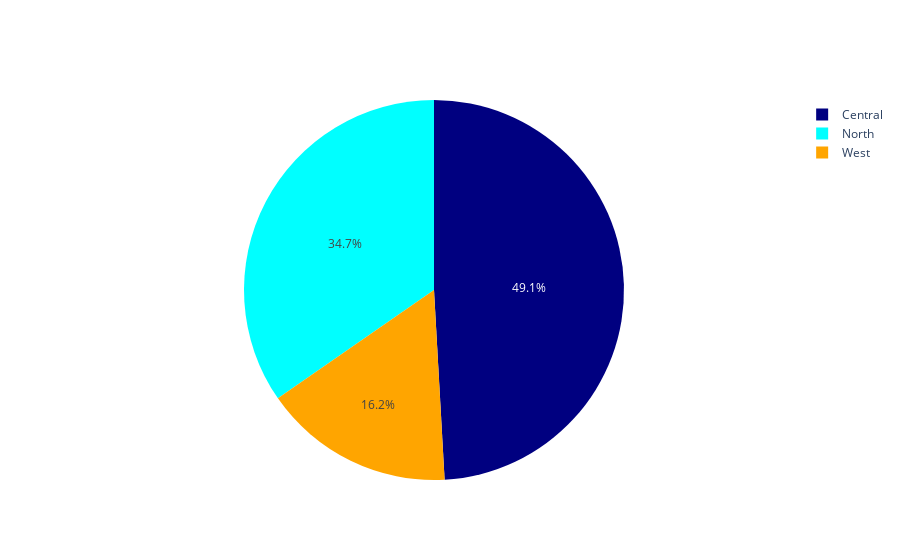

Notebook code for this chart:
### Markdown cell above
## 8. Percentage sales by category

### Code cell
warehouse = sales.groupby('warehouse')['total'].sum()
trace = go.Pie(
    labels=warehouse.index,
    values=warehouse.values,
    marker=dict(colors=['navy', 'cyan', 'orange', 'lightgrey'],)
)
fig = go.Figure(data=[trace])
po.iplot(fig)

### Figure 1 — Plotly figure (JSON) as saved in the notebook; plotly's stock layout.template omitted (floating-point values rounded to 4 significant figures)
{"data": [{"labels": ["Central", "North", "West"], "marker": {"colors": ["navy", "cyan", "orange", "lightgrey"]}, "type": "pie", "values": [142000.0, 100200.0, 46930.0]}], "layout": {}}
